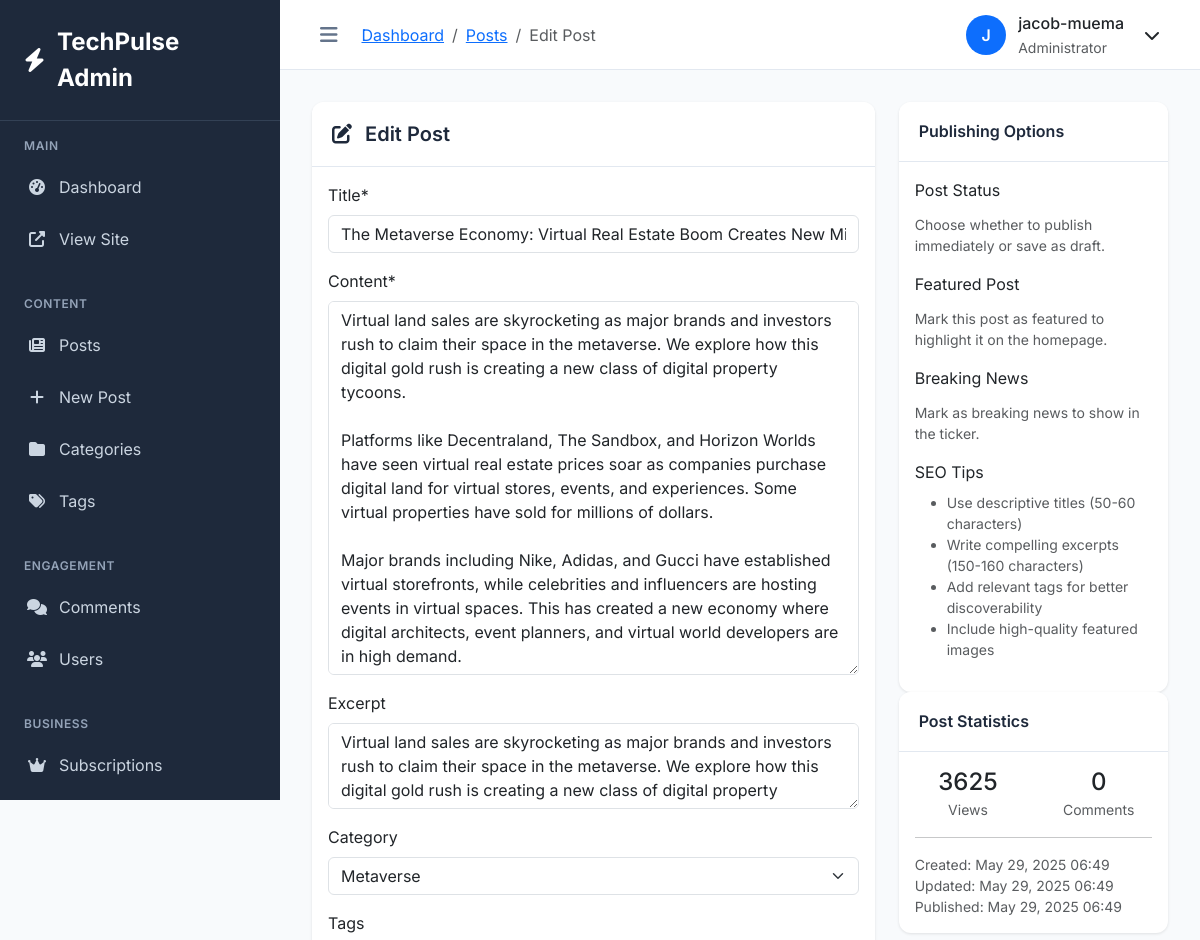
/dashboard/posts/the-metaverse-economy-virtual-real-estate-boom-creates-new-millionaires/edit/ (signed in, upper part), run on an earlier commit of the app's database.
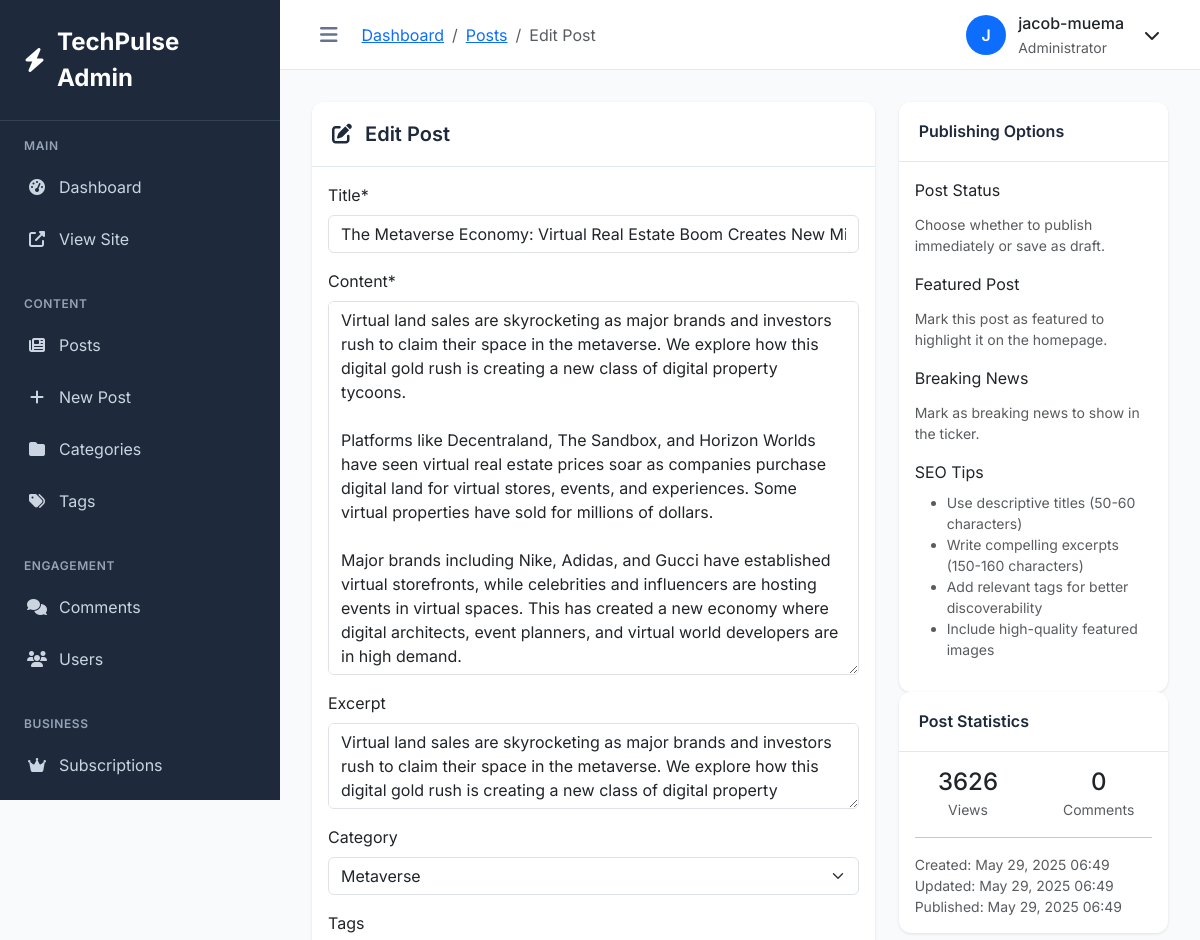
And on a later commit of the database.
### blog/models.py (models this page shows, shortened)
class Post(models.Model):
    STATUS_CHOICES = [
        ('draft', 'Draft'),
        ('published', 'Published'),
    ]
    title = models.CharField(max_length=200)
    slug = models.SlugField(max_length=200, unique=True, blank=True)
    author = models.ForeignKey(User, on_delete=models.CASCADE, related_name='posts')
    content = models.TextField()
    excerpt = models.TextField(max_length=300, blank=True)
    category = models.ForeignKey(Category, on_delete=models.SET_NULL, null=True, blank=True, related_name='posts')
    tags = models.ManyToManyField(Tag, blank=True, related_name='posts')
    featured_image_url = models.URLField(blank=True, null=True, help_text='URL of the featured image')
    status = models.CharField(max_length=10, choices=STATUS_CHOICES, default='published')
    is_featured = models.BooleanField(default=False, help_text='Mark as featured article')
    is_breaking = models.BooleanField(default=False, help_text='Mark as breaking news')
    read_time = models.PositiveIntegerField(default=5, help_text='Estimated read time in minutes')
    created_at = models.DateTimeField(auto_now_add=True)
    updated_at = models.DateTimeField(auto_now=True)
    published_at = models.DateTimeField(null=True, blank=True)
    views = models.PositiveIntegerField(default=0)
    class Meta:
        ordering = ['-created_at']

### admin_dashboard/views.py (the view)
# urls.py: path('posts/<slug:slug>/edit/', views.edit_post, name='edit_post'),
@login_required
@user_passes_test(is_admin)
def edit_post(request, slug):
    post = get_object_or_404(Post, slug=slug)
    if request.method == 'POST':
        form = PostForm(request.POST, instance=post)
        if form.is_valid():
            form.save()
            messages.success(request, 'Post updated successfully!')
            return redirect('admin_dashboard:posts')
    else:
        form = PostForm(instance=post)
    context = {
        'form': form,
        'post': post,
        'action': 'Edit',
    }
    return render(request, 'admin/post_form.html', context)

### admin_dashboard/views.py (called while the page is built)
def is_admin(user):
    return user.is_staff or user.is_superuser

### blog/models.py (called while the page is built)
    def __str__(self):
        return self.name

    def __str__(self):
        return self.name

### templates/admin/post_form.html (shortened to what this page needs)
{% extends 'admin/base_admin.html' %}
{% load crispy_forms_tags %}
{% block breadcrumb_items %}
<li class="breadcrumb-item"><a href="{% url 'admin_dashboard:posts' %}">Posts</a></li>
<li class="breadcrumb-item active">{{ action }} Post</li>
{% endblock %}
{% block content %}
<div class="row">
    <div class="col-lg-8">
        <div class="card">
            <div class="card-header">
                <h5 class="card-title mb-0">
                    <i class="fas fa-{% if action == 'Create' %}plus{% else %}edit{% endif %} me-2"></i>
                    {{ action }} Post
                </h5>
            </div>
            <div class="card-body">
                <form method="post">
                    {{ form|crispy }}
                </form>
            </div>
        </div>
    </div>
    <div class="col-lg-4">
        <div class="card">
            <div class="card-header">
                <h6 class="card-title mb-0">Publishing Options</h6>
            </div>
            <div class="card-body">
                <div class="mb-3">
                    <label class="form-label">Post Status</label>
                    <div class="form-text">Choose whether to publish immediately or save as draft.</div>
                </div>
                <div class="mb-3">
                    <label class="form-label">Featured Post</label>
                    <div class="form-text">Mark this post as featured to highlight it on the homepage.</div>
                </div>
                <div class="mb-3">
                    <label class="form-label">Breaking News</label>
                    <div class="form-text">Mark as breaking news to show in the ticker.</div>
                </div>
                <div class="mb-3">
                    <label class="form-label">SEO Tips</label>
                    <ul class="small text-muted">
                        <li>Use descriptive titles (50-60 characters)</li>
                        <li>Write compelling excerpts (150-160 characters)</li>
                        <li>Add relevant tags for better discoverability</li>
                        <li>Include high-quality featured images</li>
                    </ul>
                </div>
            </div>
        </div>
        {% if post %}
        <div class="card">
            <div class="card-header">
                <h6 class="card-title mb-0">Post Statistics</h6>
            </div>
            <div class="card-body">
                <div class="row text-center">
                    <div class="col-6">
                        <div class="h4 mb-0">{{ post.views }}</div>
                        <small class="text-muted">Views</small>
                    </div>
                    <div class="col-6">
                        <div class="h4 mb-0">{{ post.comments.count }}</div>
                        <small class="text-muted">Comments</small>
                    </div>
                </div>
                <hr>
                <div class="small text-muted">
                    <div>Created: {{ post.created_at|date:"M d, Y H:i" }}</div>
                    <div>Updated: {{ post.updated_at|date:"M d, Y H:i" }}</div>
                    {% if post.published_at %}
                    <div>Published: {{ post.published_at|date:"M d, Y H:i" }}</div>
                    {% endif %}
                </div>
            </div>
        </div>
        {% endif %}
    </div>
</div>
{% endblock %}

What changed in the data, as far as the page shows it:
changed Post "The Metaverse Economy: Virtual Real Estate Boom Creates New Millionaires": views "3625" → "3626"
